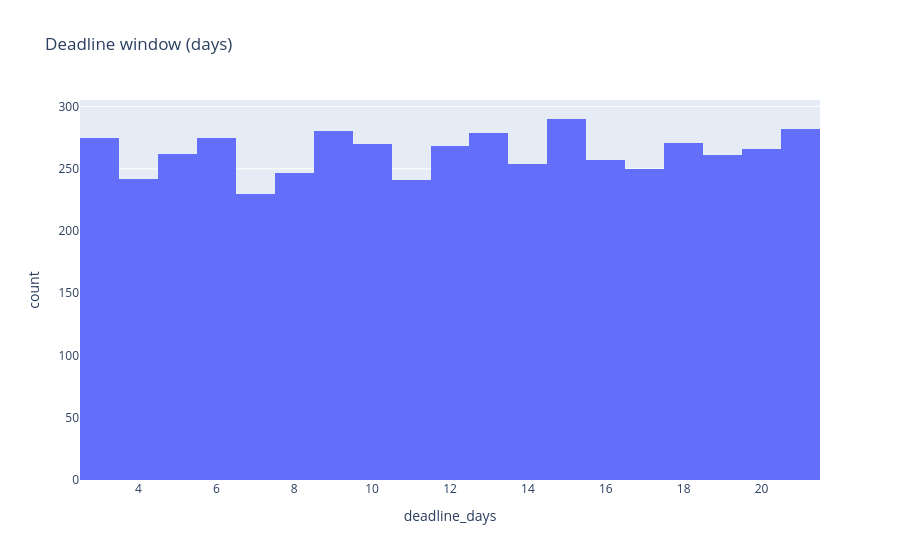

The cell this chart's notebook holds for it:
### Code cell
fig = px.histogram(df, x="deadline_days", nbins=20, title="Deadline window (days)")
fig.show()

### Figure 1 — Plotly figure (JSON) as saved in the notebook; plotly's stock layout.template omitted (floating-point values rounded to 4 significant figures; data arrays with more than 128 entries replaced by an {"elided": "..."} marker saying what was removed)
{"data": [{"alignmentgroup": "True", "bingroup": "x", "hovertemplate": "deadline_days=%{x}<br>count=%{y}<extra></extra>", "legendgroup": "", "marker": {"color": "#636efa", "pattern": {"shape": ""}}, "name": "", "nbinsx": 20, "offsetgroup": "", "orientation": "v", "showlegend": false, "type": "histogram", "x": {"elided": "5000 int values"}, "xaxis": "x", "yaxis": "y"}], "layout": {"barmode": "relative", "legend": {"tracegroupgap": 0}, "title": {"text": "Deadline window (days)"}, "xaxis": {"anchor": "y", "domain": [0, 1], "title": {"text": "deadline_days"}}, "yaxis": {"anchor": "x", "domain": [0, 1], "title": {"text": "count"}}}}
